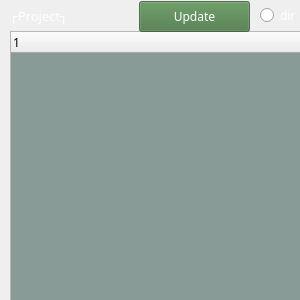
  <widget class="QDockWidget" name="dockWidget_open">
   <property name="minimumSize">
    <size>
     <width>300</width>
     <height>300</height>
    </size>
   </property>
   <property name="maximumSize">
    <size>
     <width>524287</width>
     <height>900</height>
    </size>
   </property>
   <property name="features">
    <set>QDockWidget::NoDockWidgetFeatures</set>
   </property>
   <property name="windowTitle">
    <string/>
   </property>
   <attribute name="dockWidgetArea">
    <number>8</number>
   </attribute>
   <widget class="QWidget" name="dockWidgetContents_11">
    <widget class="QRadioButton" name="radioButton_2">
     <property name="geometry">
      <rect>
       <x>340</x>
       <y>1</y>
       <width>91</width>
       <height>31</height>
      </rect>
     </property>
     <property name="palette">
      <palette>
       <active>
        <colorrole role="WindowText">
         <brush brushstyle="SolidPattern">
          <color alpha="255">
           <red>255</red>
           <green>255</green>
           <blue>255</blue>
          </color>
         </brush>
        </colorrole>
       </active>
       <inactive>
        <colorrole role="WindowText">
         <brush brushstyle="SolidPattern">
          <color alpha="255">
           <red>255</red>
           <green>255</green>
           <blue>255</blue>
          </color>
         </brush>
        </colorrole>
       </inactive>
       <disabled>
        <colorrole role="WindowText">
         <brush brushstyle="SolidPattern">
          <color alpha="255">
           <red>120</red>
           <green>120</green>
           <blue>120</blue>
          </color>
         </brush>
        </colorrole>
       </disabled>
      </palette>
     </property>
     <property name="font">
      <font>
       <family>OCR A Extended</family>
       <pointsize>9</pointsize>
      </font>
     </property>
     <property name="text">
      <string>files</string>
     </property>
     <property name="checked">
      <bool>true</bool>
     </property>
    </widget>
    <widget class="QTreeWidget" name="treeWidget_Project">
     <property name="geometry">
      <rect>
       <x>10</x>
       <y>31</y>
       <width>441</width>
       <height>431</height>
      </rect>
     </property>
     <property name="palette">
      <palette>
       <active>
        <colorrole role="WindowText">
         <brush brushstyle="SolidPattern">
          <color alpha="255">
           <red>0</red>
           <green>0</green>
           <blue>0</blue>
          </color>
         </brush>
        </colorrole>
        <colorrole role="Text">
         <brush brushstyle="SolidPattern">
          <color alpha="255">
           <red>206</red>
           <green>236</green>
           <blue>222</blue>
          </color>
         </brush>
        </colorrole>
        <colorrole role="Base">
         <brush brushstyle="SolidPattern">
          <color alpha="190">
           <red>102</red>
           <green>126</green>
           <blue>120</blue>
          </color>
         </brush>
        </colorrole>
       </active>
       <inactive>
        <colorrole role="WindowText">
         <brush brushstyle="SolidPattern">
          <color alpha="255">
           <red>0</red>
           <green>0</green>
           <blue>0</blue>
          </color>
         </brush>
        </colorrole>
        <colorrole role="Text">
         <brush brushstyle="SolidPattern">
          <color alpha="255">
           <red>206</red>
           <green>236</green>
           <blue>222</blue>
          </color>
         </brush>
        </colorrole>
        <colorrole role="Base">
         <brush brushstyle="SolidPattern">
          <color alpha="190">
           <red>102</red>
           <green>126</green>
           <blue>120</blue>
          </color>
         </brush>
        </colorrole>
       </inactive>
       <disabled>
        <colorrole role="WindowText">
         <brush brushstyle="SolidPattern">
          <color alpha="255">
           <red>120</red>
           <green>120</green>
           <blue>120</blue>
          </color>
         </brush>
        </colorrole>
        <colorrole role="Text">
         <brush brushstyle="SolidPattern">
          <color alpha="255">
           <red>120</red>
           <green>120</green>
           <blue>120</blue>
          </color>
         </brush>
        </colorrole>
        <colorrole role="Base">
         <brush brushstyle="SolidPattern">
          <color alpha="255">
           <red>230</red>
           <green>255</green>
           <blue>243</blue>
          </color>
         </brush>
        </colorrole>
       </disabled>
      </palette>
     </property>
     <property name="font">
      <font>
       <family>OCR A Extended</family>
      </font>
     </property>
     <column>
      <property name="text">
       <string notr="true">1</string>
      </property>
     </column>
    </widget>
    <widget class="QLabel" name="label_6">
     <property name="geometry">
      <rect>
       <x>10</x>
       <y>0</y>
       <width>141</width>
       <height>31</height>
      </rect>
     </property>
     <property name="palette">
      <palette>
       <active>
        <colorrole role="WindowText">
         <brush brushstyle="SolidPattern">
          <color alpha="255">
           <red>255</red>
           <green>255</green>
           <blue>255</blue>
          </color>
         </brush>
        </colorrole>
       </active>
       <inactive>
        <colorrole role="WindowText">
         <brush brushstyle="SolidPattern">
          <color alpha="255">
           <red>255</red>
           <green>255</green>
           <blue>255</blue>
          </color>
         </brush>
        </colorrole>
       </inactive>
       <disabled>
        <colorrole role="WindowText">
         <brush brushstyle="SolidPattern">
          <color alpha="255">
           <red>120</red>
           <green>120</green>
           <blue>120</blue>
          </color>
         </brush>
        </colorrole>
       </disabled>
      </palette>
     </property>
     <property name="font">
      <font>
       <family>OCR A Extended</family>
       <pointsize>10</pointsize>
      </font>
     </property>
     <property name="text">
      <string>┌Project┐</string>
     </property>
    </widget>
    <widget class="QPushButton" name="pushButtonUpdateproject">
     <property name="geometry">
      <rect>
       <x>139</x>
       <y>1</y>
       <width>111</width>
       <height>31</height>
      </rect>
     </property>
     <property name="palette">
      <palette>
       <active>
        <colorrole role="WindowText">
         <brush brushstyle="SolidPattern">
          <color alpha="255">
           <red>255</red>
           <green>255</green>
           <blue>255</blue>
          </color>
         </brush>
        </colorrole>
        <colorrole role="Button">
         <brush brushstyle="SolidPattern">
          <color alpha="190">
           <red>70</red>
           <green>118</green>
           <blue>66</blue>
          </color>
         </brush>
        </colorrole>
        <colorrole role="Text">
         <brush brushstyle="SolidPattern">
          <color alpha="255">
           <red>255</red>
           <green>255</green>
           <blue>255</blue>
          </color>
         </brush>
        </colorrole>
        <colorrole role="ButtonText">
         <brush brushstyle="SolidPattern">
          <color alpha="255">
           <red>255</red>
           <green>255</green>
           <blue>255</blue>
          </color>
         </brush>
        </colorrole>
        <colorrole role="Base">
         <brush brushstyle="SolidPattern">
          <color alpha="190">
           <red>70</red>
           <green>118</green>
           <blue>66</blue>
          </color>
         </brush>
        </colorrole>
        <colorrole role="Window">
         <brush brushstyle="SolidPattern">
          <color alpha="190">
           <red>70</red>
           <green>118</green>
           <blue>66</blue>
          </color>
         </brush>
        </colorrole>
        <colorrole role="AlternateBase">
         <brush brushstyle="SolidPattern">
          <color alpha="255">
           <red>164</red>
           <green>164</green>
           <blue>164</blue>
          </color>
         </brush>
        </colorrole>
       </active>
       <inactive>
        <colorrole role="WindowText">
         <brush brushstyle="SolidPattern">
          <color alpha="255">
           <red>255</red>
           <green>255</green>
           <blue>255</blue>
          </color>
         </brush>
        </colorrole>
        <colorrole role="Button">
         <brush brushstyle="SolidPattern">
          <color alpha="190">
           <red>70</red>
           <green>118</green>
           <blue>66</blue>
          </color>
         </brush>
        </colorrole>
        <colorrole role="Text">
         <brush brushstyle="SolidPattern">
          <color alpha="255">
           <red>255</red>
           <green>255</green>
           <blue>255</blue>
          </color>
         </brush>
        </colorrole>
        <colorrole role="ButtonText">
         <brush brushstyle="SolidPattern">
          <color alpha="255">
           <red>255</red>
           <green>255</green>
           <blue>255</blue>
          </color>
         </brush>
        </colorrole>
        <colorrole role="Base">
         <brush brushstyle="SolidPattern">
          <color alpha="190">
           <red>70</red>
           <green>118</green>
           <blue>66</blue>
          </color>
         </brush>
        </colorrole>
        <colorrole role="Window">
         <brush brushstyle="SolidPattern">
          <color alpha="190">
           <red>70</red>
           <green>118</green>
           <blue>66</blue>
          </color>
         </brush>
        </colorrole>
        <colorrole role="AlternateBase">
         <brush brushstyle="SolidPattern">
          <color alpha="255">
           <red>164</red>
           <green>164</green>
           <blue>164</blue>
          </color>
         </brush>
        </colorrole>
       </inactive>
       <disabled>
        <colorrole role="WindowText">
         <brush brushstyle="SolidPattern">
          <color alpha="255">
           <red>255</red>
           <green>255</green>
           <blue>255</blue>
          </color>
         </brush>
        </colorrole>
        <colorrole role="Button">
         <brush brushstyle="SolidPattern">
          <color alpha="190">
           <red>70</red>
           <green>118</green>
           <blue>66</blue>
          </color>
         </brush>
        </colorrole>
        <colorrole role="Text">
         <brush brushstyle="SolidPattern">
          <color alpha="255">
           <red>255</red>
           <green>255</green>
           <blue>255</blue>
          </color>
         </brush>
        </colorrole>
        <colorrole role="ButtonText">
         <brush brushstyle="SolidPattern">
          <color alpha="255">
           <red>255</red>
           <green>255</green>
           <blue>255</blue>
          </color>
         </brush>
        </colorrole>
        <colorrole role="Base">
         <brush brushstyle="SolidPattern">
          <color alpha="190">
           <red>70</red>
           <green>118</green>
           <blue>66</blue>
          </color>
         </brush>
        </colorrole>
        <colorrole role="Window">
         <brush brushstyle="SolidPattern">
          <color alpha="190">
           <red>70</red>
           <green>118</green>
           <blue>66</blue>
          </color>
         </brush>
        </colorrole>
        <colorrole role="AlternateBase">
         <brush brushstyle="SolidPattern">
          <color alpha="255">
           <red>164</red>
           <green>164</green>
           <blue>164</blue>
          </color>
         </brush>
        </colorrole>
       </disabled>
      </palette>
     </property>
     <property name="font">
      <font>
       <family>OCR A Extended</family>
       <pointsize>9</pointsize>
      </font>
     </property>
     <property name="text">
      <string>Update</string>
     </property>
    </widget>
    <widget class="QRadioButton" name="radioButton">
     <property name="geometry">
      <rect>
       <x>260</x>
       <y>0</y>
       <width>71</width>
       <height>31</height>
      </rect>
     </property>
     <property name="palette">
      <palette>
       <active>
        <colorrole role="WindowText">
         <brush brushstyle="SolidPattern">
          <color alpha="255">
           <red>255</red>
           <green>255</green>
           <blue>255</blue>
          </color>
         </brush>
        </colorrole>
        <colorrole role="Text">
         <brush brushstyle="SolidPattern">
          <color alpha="255">
           <red>0</red>
           <green>0</green>
           <blue>0</blue>
          </color>
         </brush>
        </colorrole>
       </active>
       <inactive>
        <colorrole role="WindowText">
         <brush brushstyle="SolidPattern">
          <color alpha="255">
           <red>255</red>
           <green>255</green>
           <blue>255</blue>
          </color>
         </brush>
        </colorrole>
        <colorrole role="Text">
         <brush brushstyle="SolidPattern">
          <color alpha="255">
           <red>0</red>
           <green>0</green>
           <blue>0</blue>
          </color>
         </brush>
        </colorrole>
       </inactive>
       <disabled>
        <colorrole role="WindowText">
         <brush brushstyle="SolidPattern">
          <color alpha="255">
           <red>120</red>
           <green>120</green>
           <blue>120</blue>
          </color>
         </brush>
        </colorrole>
        <colorrole role="Text">
         <brush brushstyle="SolidPattern">
          <color alpha="255">
           <red>120</red>
           <green>120</green>
           <blue>120</blue>
          </color>
         </brush>
        </colorrole>
       </disabled>
      </palette>
     </property>
     <property name="font">
      <font>
       <family>OCR A Extended</family>
       <pointsize>9</pointsize>
      </font>
     </property>
     <property name="text">
      <string>dir</string>
     </property>
    </widget>
   </widget>
  </widget>
